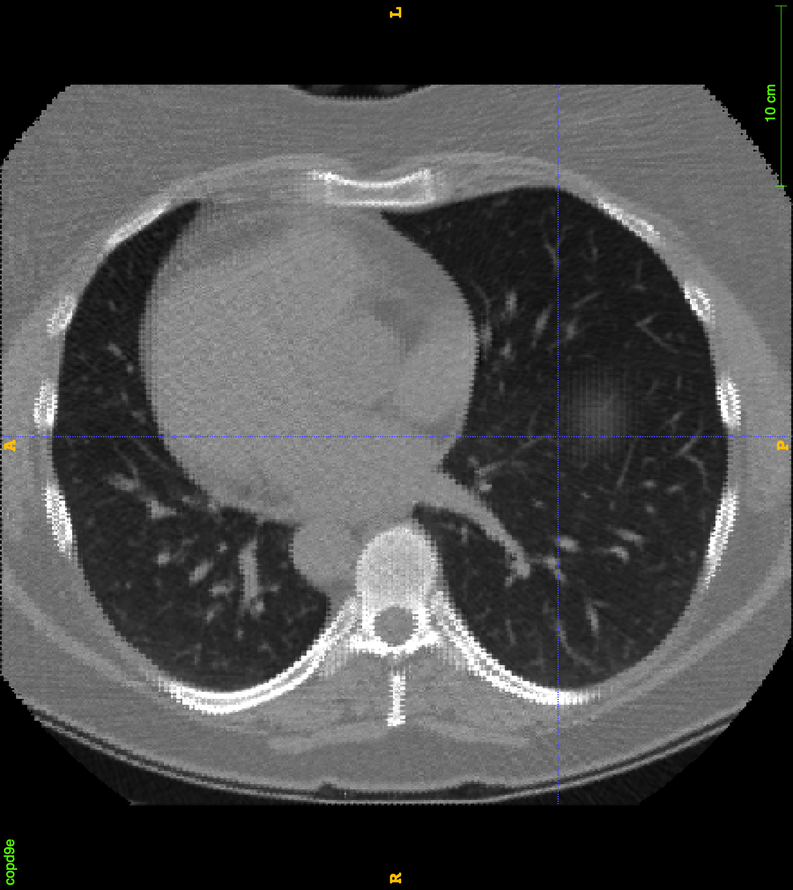
#> input picture TP2/TP_IMA204_activecontours_2023-24_FINAL/images_misc/CT_lung_axial.png, 793 x 890 px, shrunk from 1340 x 1504 before the run, given in place of smooth_star.png, which was not available
$ jupyter execute --allow-errors IMA204_TP_DEFMODEL_IMA201_2023-24_STUDENTS_shared.ipynb   (text cells are left out)
#> lines starting #> are read from the running program, lines starting #| are printed output that depends on the picture; long printed decimals are rounded; pictures that were not available may be replaced by others from this repository, and a replacement may not be noted
### TP2/TP_IMA204_activecontours_2023-24_FINAL/gvf_elsa2.py
# From https://github.com/t-suzuki/gradient_vector_flow_test/blob/master/gvf.py
#!env python
# -*- coding: utf-8 -*-
# GVF(Gradient Vector Flow) of 2D image.
# implemented by t-suzuki.
# License: Public Domain
#
# reference:
# Chenyang Xu, et al. "Snakes, Shpes, and Gradient Vector Flow", IEEE TRANACTIONS ON IMAGE PROCESSING, VOL. 7, NO. 3, MARCH 1998

import sys
import imageio
import skimage.color
import skimage.data
import skimage.transform
try:
    import skimage.filters as skimage_filter
except:
    import skimage.filters as skimage_filter
import numpy as np
import matplotlib.pyplot as plt

def gradient_vector_flow(fx, fy, mu, dx=1.0, dy=1.0, verbose=True):
    u'''calc gradient vector flow of input gradient field fx, fy'''
    # calc some coefficients.
    b = fx**2.0 + fy**2.0
    c1, c2 = b*fx, b*fy
    # calc dt from scaling parameter r.
    r = 0.25 # (17) r < 1/4 required for convergence.
    dt = dx*dy/(r*mu)
    # max iteration
    N = int(max(1, np.sqrt(fx.shape[0]*fx.shape[1])))
    # initialize u(x, y), v(x, y) by the input.
    curr_u = fx
    curr_v = fy
    def laplacian(m):
        return np.hstack([m[:, 0:1], m[:, :-1]]) + np.hstack([m[:, 1:], m[:, -2:-1]]) \
                + np.vstack([m[0:1, :], m[:-1, :]]) + np.vstack([m[1:, :], m[-2:-1, :]]) \
                - 4*m
    for i in range(N):
        next_u = (1.0 - b*dt)*curr_u + r*laplacian(curr_u) + c1*dt
        next_v = (1.0 - b*dt)*curr_v + r*laplacian(curr_v) + c2*dt
        curr_u, curr_v = next_u, next_v
        if verbose:
            sys.stdout.write('.')
            sys.stdout.flush()
    if verbose:
        sys.stdout.write('\n')
    return curr_u, curr_v

def edge_map(img, sigma):
    blur = skimage.filters.gaussian(img, sigma)
    return skimage.filters.sobel(blur)

def gradient_field(im):
    im = skimage.filters.gaussian(im, 1.0)
    gradx = np.hstack([im[:, 1:], im[:, -2:-1]]) - np.hstack([im[:, 0:1], im[:, :-1]])
    grady = np.vstack([im[1:, :], im[-2:-1, :]]) - np.vstack([im[0:1, :], im[:-1, :]])
    return gradx, grady

# [10 lines left out: function add_border, not called in this run]

# [43 lines that do not run on import are left out]

### TP2/TP_IMA204_activecontours_2023-24_FINAL/IMA204_TP_DEFMODEL_IMA201_2023-24_STUDENTS_shared.ipynb
[cell 1]
import numpy as np
import matplotlib.pyplot as plt
from IPython.display import HTML
from matplotlib import animation, rc

from skimage.color import rgb2gray
from skimage import data
from skimage.filters import gaussian
from skimage.segmentation import active_contour # For active_contour function

# For active_contour function
from skimage.segmentation import chan_vese, morphological_chan_vese, checkerboard_level_set,morphological_geodesic_active_contour

# For some image filtering
from skimage.morphology import white_tophat, black_tophat, disk

import skimage.io

from IPython.core.interactiveshell import InteractiveShell
InteractiveShell.ast_node_interactivity = "all"

[cell 2]
def edge_map(img,sigma):
    blur = skimage.filters.gaussian(img,sigma)
    return skimage.filters.sobel(blur)

def edge_map2(img,sigma):
    blur = skimage.filters.gaussian(img,sigma)
    return skimage.filters.scharr(blur)

def subtract_background(image, radius=5, light_bg=False):
        str_el = disk(radius)
        if light_bg:
            return black_tophat(image, str_el)
        else:
            return white_tophat(image, str_el)


def define_initial_circle(R0,r0,c0,Nber_pts=400):
    # Define initial contour shape
    s      = np.linspace(0, 2*np.pi, Nber_pts)
    Radius = R0
    r      = r0 + Radius*np.sin(s)
    c      = c0 + Radius*np.cos(s) #col
    init   = np.array([r, c]).T
    return init


## Create slides for animation
def animate_cv(image, segs, interval=1000):
    fig, ax = plt.subplots(figsize=(8, 8))
    ax.imshow(image, cmap='gray');
    im = ax.imshow(segs[0], alpha=0.5, cmap='inferno');
    ax.axis('off')

    def init():
        im.set_data(segs[0])
        return [im]

    def animate(i):
        im.set_array(segs[i])
        return [im]

    anim = animation.FuncAnimation(fig, animate, init_func=init,
                                   frames=len(segs), interval=1000, blit=True);
    return anim


def animate_snake(image, segs, interval=500):
    fig, ax = plt.subplots(figsize=(6, 6))
    ax.imshow(image, cmap='gray');
    #    im = ax.imshow(segs[0], alpha=0.5, cmap='inferno');
    #ax.plot(segs[0][:, 1], segs[0][:, 0], '--r', lw=3)
    ax.axis('off')
    line, = ax.plot([], [], '-r', lw=2)

    def init():
        line.set_data(segs[0,:,1],segs[0,:,0])
        return [line,]

    def animate(i):
        line.set_data(segs[i,:,1],segs[i,:,0])
        return [line,]

    anim = animation.FuncAnimation(fig, animate, init_func=init,
                                   frames=len(segs), interval=1000, blit=True);
    return anim


###########################
def store_evolution_in(lst):
    """Returns a callback function to store the evolution of the level sets in
    the given list.
    """

    def _store(x):
        lst.append(np.copy(x))

    return _store

[cell 3]
# import warnings
# warnings.filterwarnings( "ignore", module = "matplotlib\..*" )

img_star          = skimage.io.imread('./images_misc/smooth_star.png', as_gray = True)
#> img_star: shape (890, 793) float64; min 0, max 1, mean 0.296
img_star_noisy    = skimage.io.imread('./images_misc/smooth_star_noisy.png', as_gray = True)
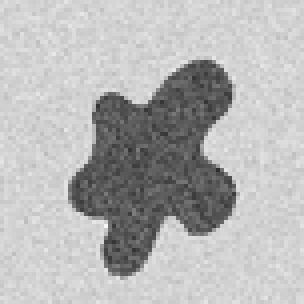
#> input picture TP2/TP_IMA204_activecontours_2023-24_FINAL/images_misc/smooth_star_noisy.png, 76 x 76 px, shrunk from 128 x 128 before the run (shown 4 times larger)
#> img_star_noisy is the input picture: shape (76, 76); min 47, max 247, mean 181.6

img_hela    = skimage.io.imread('./images_misc/hela_big_gt.png', as_gray = False)
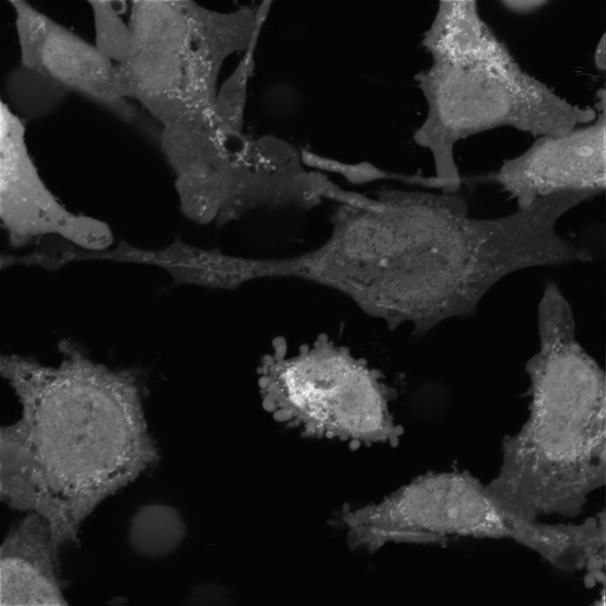
#> input picture TP2/TP_IMA204_activecontours_2023-24_FINAL/images_misc/hela_big_gt.png, 606 x 606 px, shrunk from 1024 x 1024 before the run
#> img_hela is the input picture: shape (606, 606); min 2, max 245, mean 37.6

edge_hela   = edge_map(img_hela, sigma=2)
img_hela = np.squeeze(img_hela)

img_pepper  = skimage.io.imread('./images_misc/peppers_gt.png', as_gray = False)
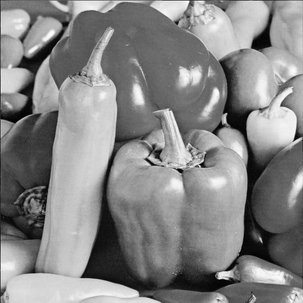
#> input picture TP2/TP_IMA204_activecontours_2023-24_FINAL/images_misc/peppers_gt.png, 303 x 303 px, shrunk from 512 x 512 before the run
#> img_pepper is the input picture: shape (303, 303); min 0, max 255, mean 133.5
img_pepper = np.squeeze(img_pepper)

edge_pepper = edge_map(img_pepper, sigma=2)
img_pepper  = img_pepper.astype('float64')


img_MRIb  = skimage.io.imread('./images_misc/MRI_brain_sag.png', as_gray = True)
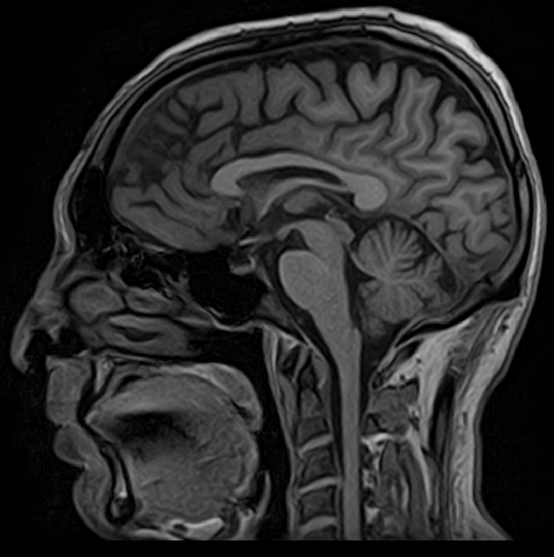
#> input picture TP2/TP_IMA204_activecontours_2023-24_FINAL/images_misc/MRI_brain_sag.png, 554 x 557 px, shrunk from 936 x 942 before the run
#> img_MRIb is the input picture: shape (557, 554) float64; min 0, max 0.886, mean 0.169
edge_MRIb = edge_map(img_MRIb, sigma=2)
img_MRIf  = skimage.io.imread('./images_misc/MRI_fetus.png', as_gray = True)
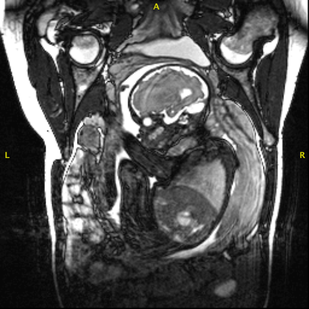
#> input picture TP2/TP_IMA204_activecontours_2023-24_FINAL/images_misc/MRI_fetus.png, 309 x 309 px, shrunk from 522 x 522 before the run
#> img_MRIf: shape (309, 309) float64; min 0, max 1, mean 0.303
edge_MRIf = edge_map(img_MRIf, sigma=2)


img_cell  = skimage.io.imread('./images_blood_cells/000016.png', as_gray = True)
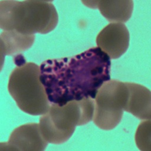
#> input picture TP2/TP_IMA204_activecontours_2023-24_FINAL/images_blood_cells/000016.png, 151 x 151 px, shrunk from 256 x 256 before the run
#> img_cell: shape (151, 151) float64; min 0.0503, max 0.863, mean 0.517
edge_cell = edge_map(img_cell, sigma=2)
#skimage.io.imshow(img_cell)

img_mask = skimage.io.imread('./masks_blood_cells/000016.png', as_gray = True)
edge_mask = edge_map(img_mask, sigma=2)
img_mask2 = skimage.io.imread('./images_misc/binary_shape_2024.png', as_gray = True)
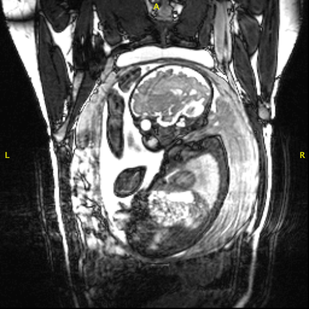
#> input picture TP2/TP_IMA204_activecontours_2023-24_FINAL/images_misc/MRI_fetus2.png, 309 x 309 px, shrunk from 522 x 522 before the run, given in place of binary_shape_2024.png, which was not available
#> img_mask2: shape (309, 309) float64; min 0, max 1, mean 0.353
edge_mask2 = edge_map(img_mask2, sigma=2)
# skimage.io.imshow(img_mask)

img_OCT  = skimage.io.imread('./OCT_myocardium/case272.tif', as_gray = True)
edge_OCT = edge_map(img_OCT, sigma=2)
#> (the rest of this cell did not finish here and is left out)

[cell 4]
img_test  = img_cell
Sigma_val = 1
edge_test = edge_map(img_test, sigma=Sigma_val)
#> in edge_map (call 9), `return skimage.filters.sobel(blur)`:
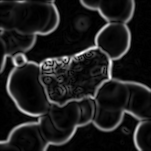
#> returned value: shape (151, 151) float64; min 5.19e-05, max 0.265, mean 0.0319; drawn with min black and max white


## Print some basic image properties
print(img_test.dtype)
#| float64
print(np.min(img_test))
#| 0.05027
print(np.max(img_pepper))
#| 255.0


## Show Hist
hist_test, bins_test             = np.histogram(img_test.flatten(), bins=256)
#> hist_test = 256 values, max 563 at index 236, min 5 at index 0, mean 89.07; bins_test = 257 values from 0.0503 to 0.863
hist_edge_test, bins_edges_test  = np.histogram(edge_test.flatten(), bins=256)
#> hist_edge_test = 256 values, max 1376 at index 2, min 0 at index 203, mean 89.07; bins_edges_test = 257 values from 5.19e-05 to 0.265

#> (the rest of this cell did not finish here and is left out)

[cell 5]
img_to_test = img_pepper

# Classic Edge map with Gaussian smoothing controled by sigma
edge_test1         = edge_map(img_to_test, sigma=1)
edge_test1_l       = np.log2(edge_test1)
edge_test2         = edge_map(img_to_test, sigma=2)
edge_test2_l       = np.log2(edge_test2)

# Inversed Edge map
# Returns Edge map = 1.0 / np.sqrt(1.0 + alpha * gradnorm)
edge_inv_test  = skimage.segmentation.inverse_gaussian_gradient(img_to_test, alpha=1.0, sigma=1.0)


#> (the rest of this cell did not finish here and is left out)

[cell 6]
img_ori_to_test = img_MRIb
img_to_test     = img_ori_to_test
epsilon         = 0.000001 #to prevent log on 0
img_eps         = np.full_like(img_to_test, epsilon)
PRE_ENHANCE     = 1
OPTION_ENHANCE  = 4 # can be 0 (nothing) OR 1,2,3,4 for different enchancement options

# Run all  OPTION_ENHANCE for display here
gamma_corrected       = skimage.exposure.adjust_gamma(img_to_test, 0.8)
logarithmic_corrected = skimage.exposure.adjust_log(img_to_test, gain= 1,inv=True)
img_open              = skimage.morphology.diameter_opening(img_to_test, 40, connectivity=2)
img_adapteq           = skimage.exposure.equalize_adapthist(img_to_test, clip_limit=0.03)

# PRE ENHANCEMENT OPTIONS:
if PRE_ENHANCE==1:
    if OPTION_ENHANCE==1:
        # Gamma
        img_to_test     = gamma_corrected
    elif OPTION_ENHANCE==2:
        # Logarithmic (O = gain*log(1 + I)) or if Inv (O = gain*(2**I - 1))
        img_to_test           = logarithmic_corrected
    elif OPTION_ENHANCE==3:
        # Morpho Opening
        img_to_test           = img_open
    elif OPTION_ENHANCE==4:
        # Contrast Limited Adaptive Histogram Equalization (CLAHE).
        img_to_test           = img_adapteq

# Enhance details either dark around light background of vice versa with the Top-Hat transform
Radius_val = 15
img_test1  = subtract_background(img_to_test, radius=Radius_val, light_bg=False)
img_test2  = subtract_background(img_to_test, radius=Radius_val, light_bg=True)
#> call 2 of subtract_background, with radius = 15, light_bg = True
#> in subtract_background (call 2), `return black_tophat(image, str_el)`:
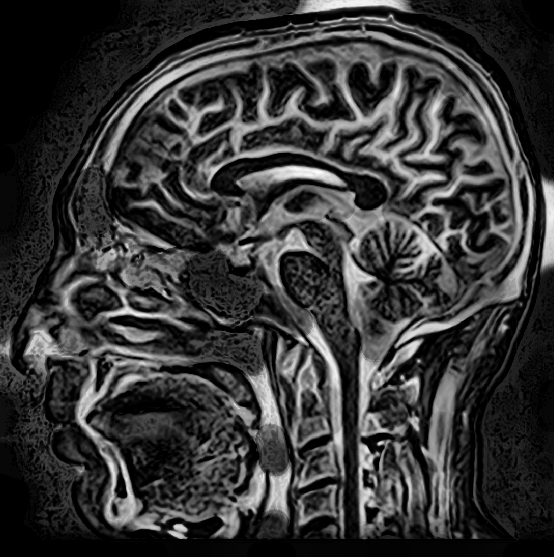
#> returned value: shape (557, 554) float64; min 0, max 0.991, mean 0.215

# SHOW OUTPUTS
#> (the rest of this cell did not finish here and is left out)

[cell 7]
# [9 lines of commented-out code are left out]
img_to_seg = img_star ; r0 = 64; c0=64; R0 = 50
#img_to_seg = img_star_noisy ; r0 = 64; c0=64; R0 = 50
alpha_val  = 0.1 ; beta_val = 1 ; gamma_val = 0.01; convergence_val = 1e-4; Niter_snake = 800;


# Initialise contour
init = define_initial_circle(R0,r0,c0)

# Pre-smooth the image
Niter_smooth    = 1
img_to_seg      = gaussian(img_to_seg, Niter_smooth, preserve_range=False)

# Run active contour
snake10 = active_contour(img_to_seg,
                       init, max_num_iter=10, convergence=convergence_val,
                         alpha=alpha_val, beta=beta_val, gamma=gamma_val)
#> snake10 = 400 pairs, first value 15.22 to 112.8, second value 15.22 to 112.9
snake_max = active_contour(img_to_seg,
                       init, max_num_iter=Niter_snake, convergence=convergence_val,
                           alpha=alpha_val, beta=beta_val, gamma=gamma_val)
#> snake_max = 400 pairs, first value 83.4 to 110.4, second value 43.8 to 88.04

# Display results
#> (the rest of this cell did not finish here and is left out)

[cell 8]
# Input image and parameter values
img_to_seg   =  img_cell;

# [7 lines of commented-out code are left out]
alpha_val = 0.01 ; beta_val = 0.1 ;gamma_val = 0.01;
convergence_val = 1e-4; Niter_snake = 800;

# On affiche l'histogramme:
hist, bins = np.histogram(img_to_seg.flatten(), bins=256)
#> hist has the same summary as hist_test; bins = 257 values from 0.0503 to 0.863
plt.plot(bins[0:-1],hist)
#> (this line was passed over: IPython is not available in this run)
plt.show();

seuil = 0.24

coords = np.where(img_to_seg < seuil)
#> coords = 2351 positions, rows 47 to 105, columns 16 to 109
Liste_pixel_noirs = np.array(coords).T
#> Liste_pixel_noirs = 2351 pairs, first value 47 to 105, second value 16 to 109

x_means_pixel_noirs = np.round(np.mean(Liste_pixel_noirs[:,1]))
#> x_means_pixel_noirs = 75
y_means_pixel_noirs = np.round(np.mean(Liste_pixel_noirs[:,0]))
#> y_means_pixel_noirs = 77
distances_from_center = np.sqrt((Liste_pixel_noirs[:,0]-y_means_pixel_noirs)**2 + (Liste_pixel_noirs[:,1]-x_means_pixel_noirs)**2)
#> distances_from_center = 2351 values, max 61.68 at index 214, min 0 at index 1159, mean 21.6
radius = np.round(np.max(distances_from_center))
#> radius = 62


# Pre smooth the image
Niter_smooth = 2
img_to_seg   = gaussian(img_to_seg, Niter_smooth, preserve_range=False)

R0 = radius
#> R0 = 62
r0 = y_means_pixel_noirs
#> r0 = 77
c0 = x_means_pixel_noirs
#> c0 = 75

# Initialise contour
init = define_initial_circle(R0,r0,c0)
#> init = 400 pairs, first value 15 to 139, second value 13 to 137

# Run active contour
snake30 = active_contour(img_to_seg,
                       init, max_num_iter=30, convergence=convergence_val,
                         alpha=alpha_val, beta=beta_val, gamma=gamma_val)
#> snake30 = 400 pairs, first value 12.91 to 143, second value 8.07 to 138.5
snake = active_contour(img_to_seg,
                       init, max_num_iter=Niter_snake, convergence=convergence_val,
                       alpha=alpha_val, beta=beta_val, gamma=gamma_val)
#> snake = 400 pairs, first value 5.84 to 142.9, second value 8.15 to 130.9

# Display results
#> (the rest of this cell did not finish here and is left out)

[cell 9]
img_to_seg        = img_cell

# 1st SEG: To segment left cell
#r0 = 150; c0=50; R0 = 30
#alpha_val = 0.01 ; beta_val = 0.1 ;gamma_val = 0.01; convergence_val = 1e-4; Niter_snake = 200;

# 2nd SEG: To segment center dark cell
r0 = 130; c0=120; R0 = 60 # initialise inside
alpha_val = 0.01 ; beta_val = 0.1 ;gamma_val = 0.01 ; convergence_val = 1e-4; Niter_snake = 200;

# Pre smooth the image
Niter_smooth = 2
img_to_seg   = gaussian(img_to_seg, Niter_smooth, preserve_range=False)

# Initialise contour
init = define_initial_circle(R0,r0,c0)


# Run active contour while saving intermediate contours to see deformations
segs = []
print('start')
for i in range(1,Niter_snake,10):
    print(i, " ", end='')
    segs.append(active_contour(img_to_seg, init, max_num_iter=i, convergence=convergence_val,
                alpha=alpha_val, beta=beta_val, gamma=gamma_val))
#> after the loop, segs = 20 point arrays, longest 400 points

print('stop')
np.save('ANIM_contours.npy', np.array(segs))

# display animation
segs = np.load('ANIM_contours.npy')
#> (the rest of this cell did not finish here and is left out)

HTML(anim.to_html5_video())

[cell 10]
import gvf_elsa2
from gvf_elsa2 import  gradient_field, gradient_vector_flow


# Image to seg
img_to_seg = img_star_noisy
r0 = 64; c0=64; R0 = 50

# Example of another image to test.
# NB: play with regularisation  parameter mu for gradient_vector_flow on real images
img_to_seg        = img_MRIb
r0 = 130; c0=120; R0 = 50 # initialise inside

alpha_val  = 0.01 ; beta_val = 0.01; gamma_val = 0.1;
convergence_val = 1e-4; Niter_snake = 200;


# Initialise contour
init        = define_initial_circle(R0,r0,c0,Nber_pts=400)

# Compute edge map and gvf
img_to_seg = img_to_seg.astype(np.float32) / np.max(img_to_seg)
#> img_to_seg: shape (557, 554) float32
Edge_map   = edge_map(img_to_seg,sigma=1)

fx, fy = gradient_field(img_to_seg) # ELSA CORRECTED - was calling with Edge_map as input
gx, gy = gradient_vector_flow(fx, fy, mu=5)
#> in gradient_vector_flow, `c1, c2 = b*fx, b*fy`:
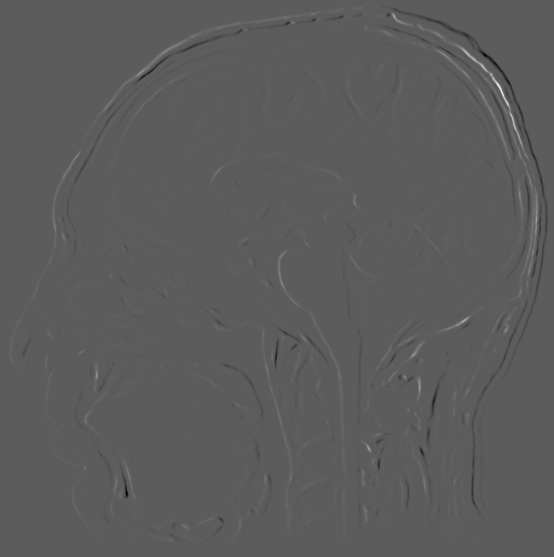
#> c1: shape (557, 554) float32; min -0.0468, max 0.0819, mean 9.97e-06; drawn with min black and max white
GVF_map = np.sqrt(gx**2 + gy**2)

# Run active contour while saving intermediate contours to see deformations
Map_to_seg = Edge_map

# Run active contour while saving intermediate contours to see deformations
segs = []
print('start')
for i in range(1,Niter_snake,10):
    print(i, " ", end='')
    segs.append(active_contour(Map_to_seg, init, max_num_iter=i, convergence=convergence_val,
                alpha=alpha_val, beta=beta_val, gamma=gamma_val,
                    w_line=1,w_edge=0))

print('stop')
np.save('ANIM_contours.npy', np.array(segs))

# display animation
segs = np.load('ANIM_contours.npy')
#> (the rest of this cell did not finish here and is left out)

HTML(anim.to_html5_video())

#> (a cell that did not finish here is left out)

[cell 12]
img_to_seg= img_hela

# PARAMETERS
mu_val=0.5 ; lambda1_val=1; lambda2_val=1; tol_val=1e-3; dt_val=0.5
smoothing_val = 3

Num_iter_cv_ori    = 100
Num_iter_cv_fast   = 1

CHAN_VESE_ORI  = 1
Init_method    = "checkerboard" # "checkerboard" or "disk" or "small disk" (alternative to use to set init_level_set)


# run segmentation
#> (the rest of this cell did not finish here and is left out)

[cell 13]
img_to_seg = img_cell ; r0 = 130;  c0 = 125 ; R0 = 30  # inflate
#img_to_seg = img_cell ; r0 = 130;  c0 = 125 ; R0 = 70  # deflate
#img_to_seg = img_MRIb ; r0 = 500 ; c0 = 530 ; R0 = 30  # for spine and inflate


SMOOTHING    = 0; Niter_smooth = 3
INV_EDGE_MAP = 1; # needed when using the Balloon force

img_ori    = img_to_seg

# Hyper parameters for snake and balloon
Thresh_cont_val  = 'auto' ; Balloon_weight   = 1 ; Smooth_cont_iter = 1 ;
Niter_snake      = 100

# smoothing
if SMOOTHING:
    img_to_seg = gaussian(img_to_seg, Niter_smooth, preserve_range=False)

# Test segment directly on edge image [QUESTION: WHY IS THE RESULT DIFFERENT?]
if INV_EDGE_MAP:
    img_to_seg = skimage.segmentation.inverse_gaussian_gradient(img_to_seg) # Compute the magnitude of the gradients in the image and then inverts the result in the range [0, 1]

#Print threshold used by "auto"
print(np.percentile(img_to_seg, 40))
#| 0.6251


# initialise call back
evolution = []
callback = store_evolution_in(evolution)

# Initialise contour
init_ls  = skimage.segmentation.disk_level_set(img_to_seg.shape, center=[r0,c0], radius=R0)

# Run geodesic active contour
ls       = morphological_geodesic_active_contour(
            img_to_seg, Niter_snake, init_ls,
            smoothing=Smooth_cont_iter, balloon=Balloon_weight,
            threshold=Thresh_cont_val,
            iter_callback=callback);


#> (the rest of this cell did not finish here and is left out)
